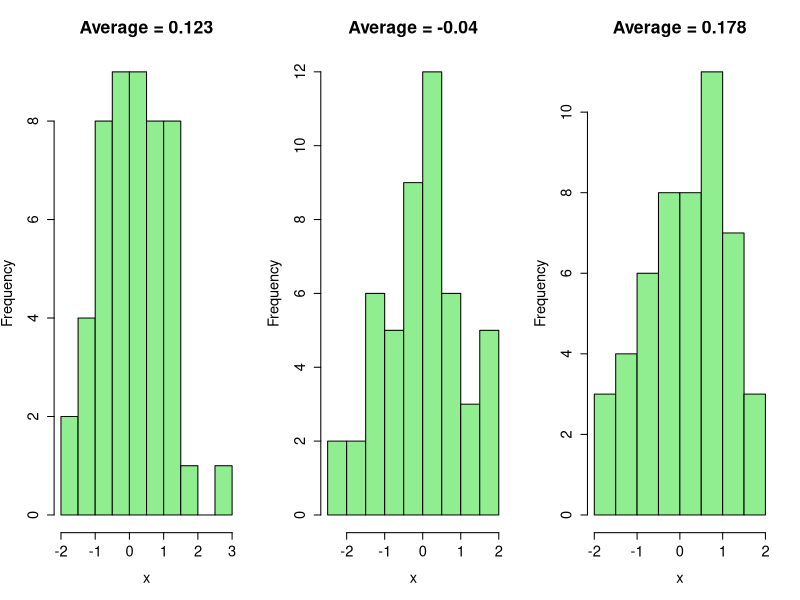
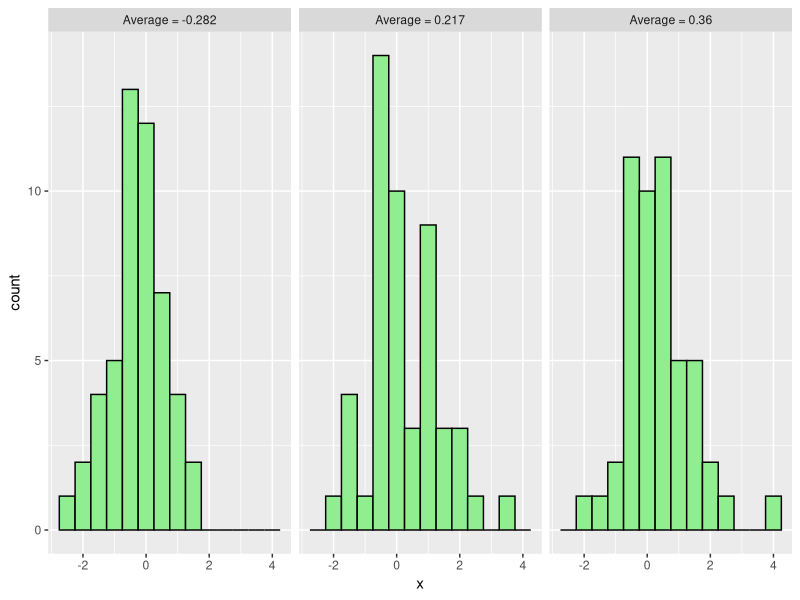
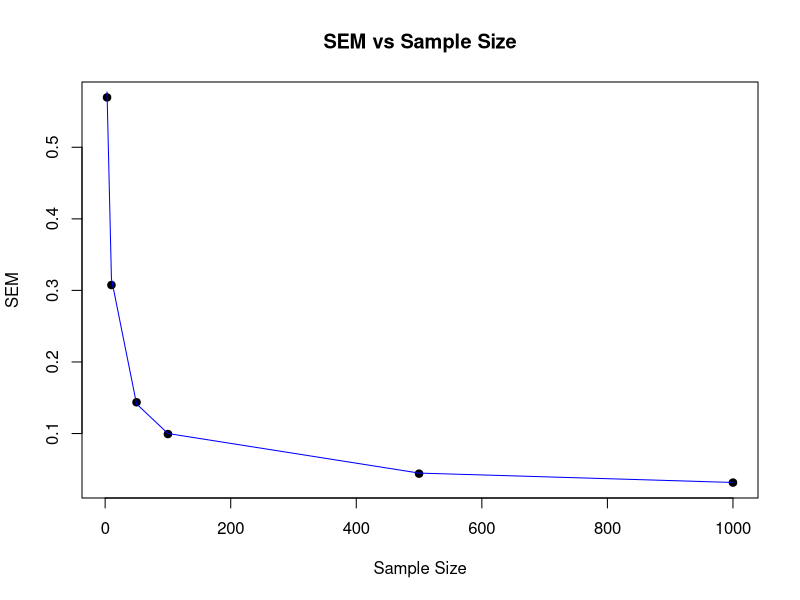
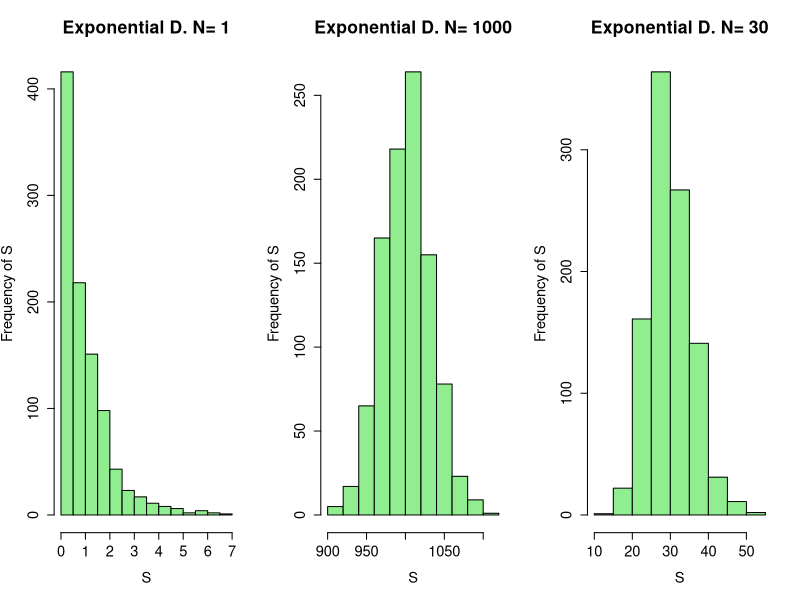

The R source for these figures, in order:
## ---- chunk 1
library(ggplot2)
knitr::opts_chunk$set(echo = TRUE)
## ---- chunk 2
old.par <- par(mfrow=c(1, 3),ps=16)
for ( iTry in 1:3 ) {
  x <- rnorm(50, mean=0, sd=1)
  hist(x, breaks=10, col='lightgreen', main=paste("Average =",signif(mean(x), 3)))
}
par(old.par)
## ---- chunk 3

ggplot(transform(data.frame(x=rnorm(150), y=rep(1:3,50)), y=paste("Average =", signif(unlist(lapply(unstack(data.frame(x,y)),mean))[y],3))),
       aes(x=x)) + 
  geom_histogram(binwidth=0.5, colour="black",fill='lightgreen') +
  facet_wrap(~y)
## ---- chunk 4
# different sample sizes to try:
sample.sizes <- c(3, 10, 50, 100, 500, 1000)

# vector to save the sd of the *distribution of the means* per sample size.
mean.sds <- numeric(0) 

# i will use a matrix 1000 rows x 6 columns to store my sample means.
sample.mean <- matrix(1:6000, ncol=6, nrow=1000)

# Two nested loops: One for the columns and one for the rows. 
# Each sample size corresponds to a column in the matrix.

# Outer loop goes through each sample size, one matrix column at a time.
for (j in 1:length(sample.sizes)) {
  
  # Inner loop draws 1000 samples.
  # Get the mean and put it in the matrix rows
  for ( i in 1:1000 ) {
    sample.mean[i,j] <- mean(rnorm(sample.sizes[j]))
  }
  # Obtain standard distribution of the sample mean.
  # Place the sd into vector mean.sds[j]
  mean.sds[j] <- sd(sample.mean[,j])
}

plot(sample.sizes,
     mean.sds, 
     main = "SEM vs Sample Size", 
     xlab = "Sample Size", 
     ylab =  "SEM",
     pch=19)

# Assuming sigma = 1
lines(sample.sizes, 1/sqrt(sample.sizes), col='blue')
## ---- chunk 5
# N is the number of i.i.d. variables X that I am going to sum.
# I will repeat my analysis using different values of N.
N <- c(1, 1000, 30)
N.names <- c("Small", "Large", "Intermediate")

# The number of times we will repeat the experiment, number s values.
n.repeats <- 1000

# The following code is needed to build three histograms in a row at the end.
old.par <- par(mfrow=c(1,3),ps=16)

# I will use a matrix structure to capture the s values for the entire analysis.
# A matrix data structure gives me a chance to better study the results.
# The number of columns is the number of N's that I will use: length(N).
# The number of rows is the number of experiments per s = n.repeats.
# Think of each column as if it were a vector for s.values.
# Initiate the the matrix. The experiments will fill in the matrix with values.
s.values <- matrix(0, ncol = length(N), nrow = n.repeats)

# Outer Loop: Goes through the matrix columns, one column for each value of N.
# Call them "j" columns.
for (j in 1:length(N)) {
  
  # Inner Loop: Goes through the matrix rows, one column at a time.
  # Create s.values for each row 1 to n.repeats.
  # Call them "i.exp" rows.
  for (i.exp in 1:n.repeats){
    
    # Exponential distribution using default paramter rate = 1
    # Expected value = 1/rate, and variance = 1 / rate^2
    # Therefore in these simulations the expected value = 1, var = 1, sd = 1
    sampling.ftn <- c("Exponential D.")
    x <- rexp(N[j])

    
    # Now sum all the x values drawn and create the next s[i.exp, j].
    # Draw column by column to fill the matrix (n.repeats x length(N))
    s.values[i.exp,j] = sum(x)
  }
  
  # Build the histogram. I will have 
  hist(s.values[,j], breaks=10, col='lightgreen',
       main=paste(sampling.ftn, "N=", N[j]), 
       xlab=paste("S"),
       ylab=paste("Frequency of S"))
  
}
